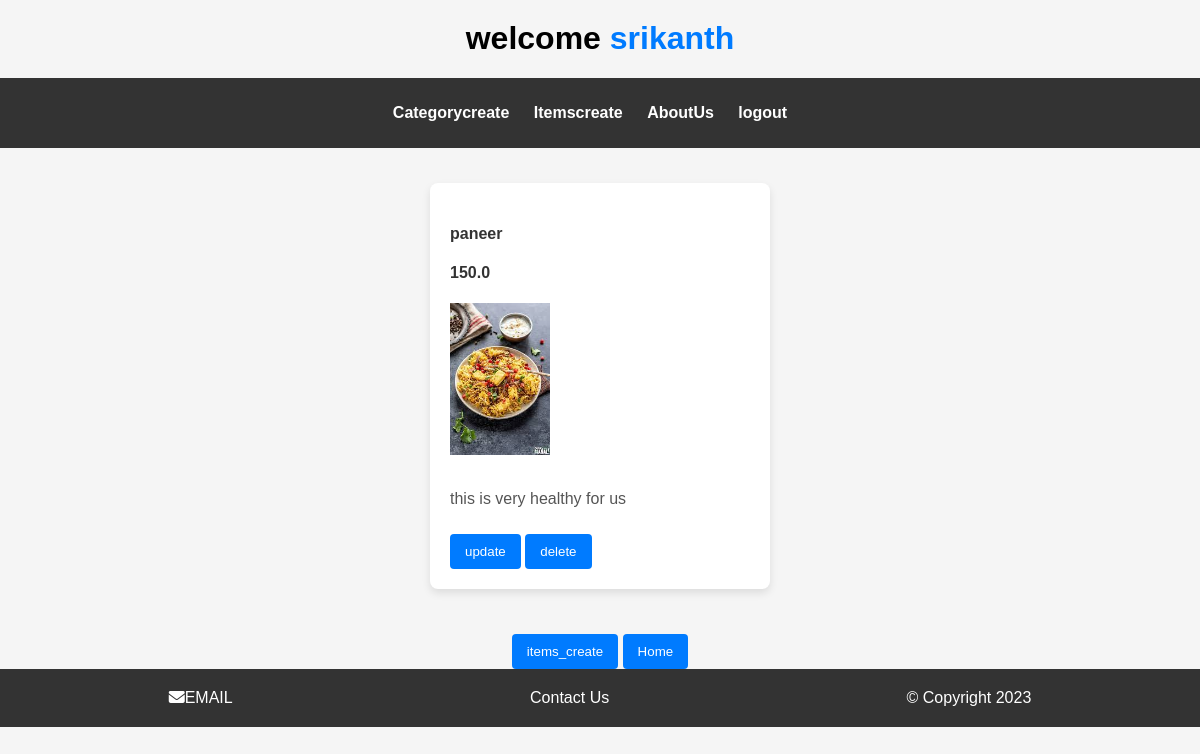
The page /owner_app/items_display_view/14/ (signed in) on the database as committed earlier.
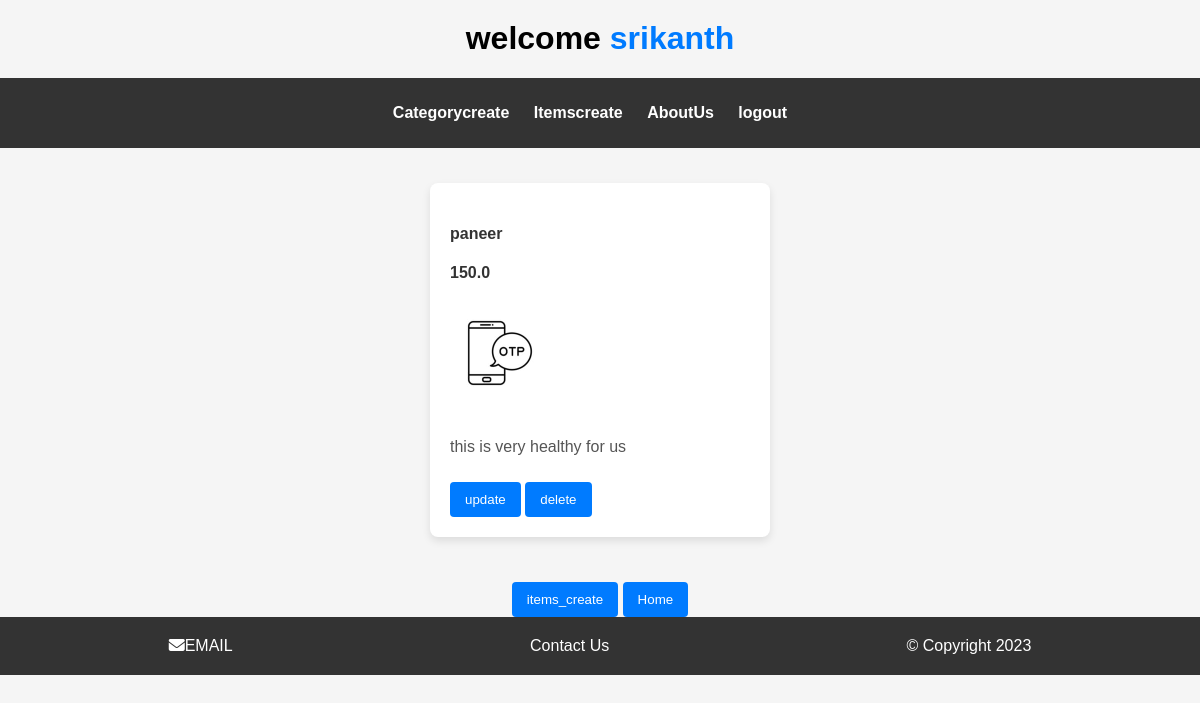
The same page on the database as committed later.
### crud_app/models.py (models this page shows)
class food_model(models.Model):
    category_id=models.ForeignKey(category_model,on_delete=models.CASCADE)
    hotel_id=models.IntegerField()
    item_id=models.AutoField(primary_key=True)
    item_name=models.CharField(max_length=30)
    item_price=models.FloatField()
    item_quantity=models.IntegerField(default=1)
    item_desc=models.TextField()
    item_image=models.ImageField()

### owner_app/views.py (the view)
@login_required(login_url='/owner_app/owner_login_view/')
def items_display_view(request,pk):
    res=food_model.objects.filter(category_id=pk)
    return render(request=request,template_name='items_display.html',context={'res':res})

### owner_app/templates/items_display.html (shortened to what this page needs)
<!DOCTYPE html>
<html lang="en">
<head>
</head>
<body>
    {% include 'partials/_header_owner.html' %}
    <div id="items-dis">
    {% if res%}
        {% for i in res %}
        <div id="item">
        <h4>{{i.item_name}}</h4>
        <h4>{{i.item_price}}</h4>
        <img src="{{i.item_image.url}}" alt="" height="100px" width="100px">
        <p>{{i.item_desc}}</p>
        <a href="{% url 'crud_app:item_update' pk=i.item_id%}"><button>update</button></a>
        <a href="{% url 'crud_app:item_delete' pk=i.item_id%}"><button>delete</button></a>
        </div>
        {% endfor %}
    {% endif %}
</div>
<div id="buttons">
<a href="{% url 'crud_app:items' %}"><button>
    items_create
</button></a>
<a href="{% url 'owner_app:sample_home_view' %}"><button>
    Home
</button></a>
</div>
{% include 'partials/_footer.html' %}
</body>
</html>

Rows that differ between the two databases and show on the page:
changed food_model "paneer": item_image: a different picture
